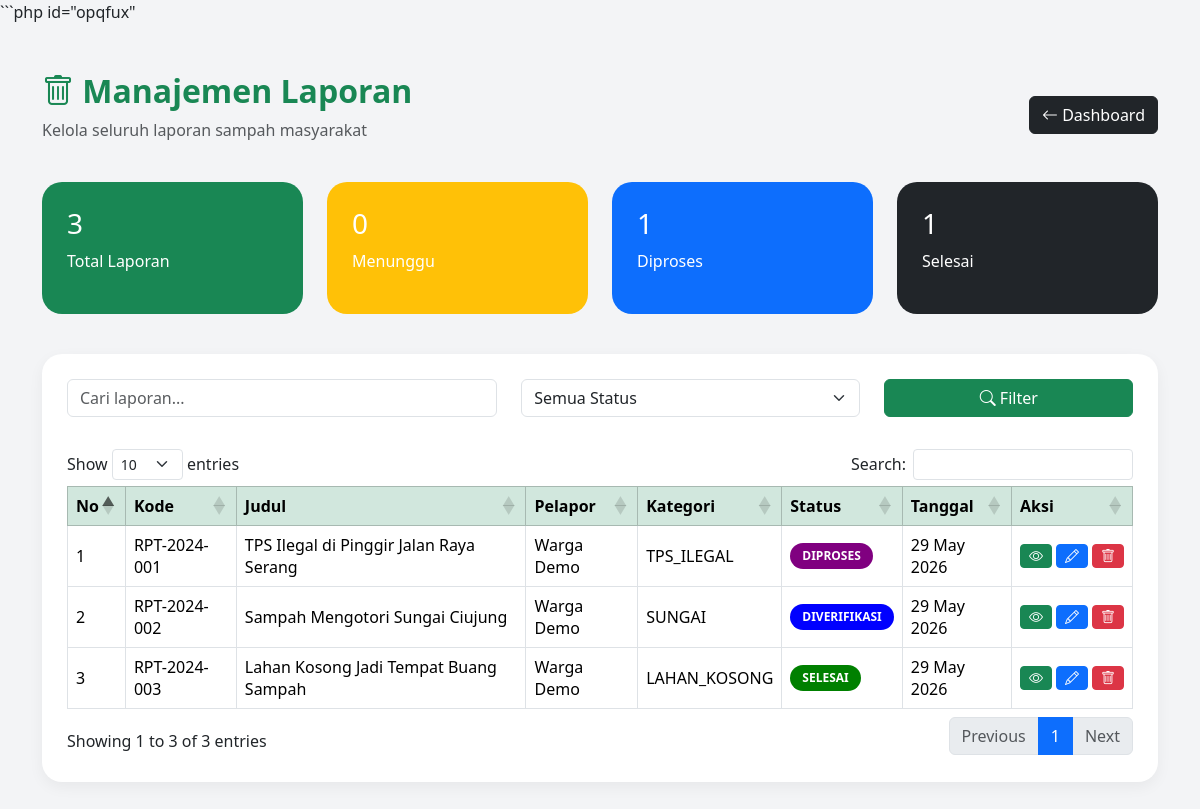
Page /admin/laporan.php (signed in) on the committed database.
### tables this page shows
CREATE TABLE laporan (
    id INT AUTO_INCREMENT PRIMARY KEY,
    kode_laporan VARCHAR(20) UNIQUE NOT NULL,
    user_id INT NOT NULL,
    judul VARCHAR(200) NOT NULL,
    deskripsi TEXT NOT NULL,
    kategori ENUM('TPS_ILEGAL','SAMPAH_JALAN','SUNGAI','LAHAN_KOSONG','FASILITAS_UMUM','LAINNYA') NOT NULL,
    tingkat_urgensi ENUM('rendah','sedang','tinggi','darurat') DEFAULT 'sedang',
     
    alamat_lengkap TEXT NOT NULL,
    kelurahan VARCHAR(100),
    kecamatan VARCHAR(100),
    kota VARCHAR(100),
    provinsi VARCHAR(100),
    latitude DECIMAL(10,8) NOT NULL,
    longitude DECIMAL(11,8) NOT NULL,
     
    status ENUM('menunggu','diverifikasi','diproses','selesai','ditolak') DEFAULT 'menunggu',
     
    jumlah_like INT DEFAULT 0,
    jumlah_komentar INT DEFAULT 0,
    is_anonim TINYINT(1) DEFAULT 0,
    created_at TIMESTAMP DEFAULT CURRENT_TIMESTAMP,
    updated_at TIMESTAMP DEFAULT CURRENT_TIMESTAMP ON UPDATE CURRENT_TIMESTAMP,
    FOREIGN KEY (user_id) REFERENCES users(id) ON DELETE CASCADE
);

CREATE TABLE users (
    id INT AUTO_INCREMENT PRIMARY KEY,
    nama_lengkap VARCHAR(100) NOT NULL,
    email VARCHAR(100) UNIQUE NOT NULL,
    no_hp VARCHAR(20) NOT NULL,
    password VARCHAR(255) NOT NULL,
    nik VARCHAR(20) UNIQUE,
    alamat TEXT,
    foto_profil VARCHAR(255) DEFAULT 'default.png',
    role ENUM('warga','admin','petugas') DEFAULT 'warga',
    status ENUM('aktif','nonaktif','pending') DEFAULT 'aktif',
    token_reset VARCHAR(255) NULL,
    token_verifikasi VARCHAR(255) NULL,
    email_verified TINYINT(1) DEFAULT 0,
    created_at TIMESTAMP DEFAULT CURRENT_TIMESTAMP,
    updated_at TIMESTAMP DEFAULT CURRENT_TIMESTAMP ON UPDATE CURRENT_TIMESTAMP
);

### admin/laporan.php (the view, shortened to what this page needs)
<?php
$db = getDB();
$search = $_GET['search'] ?? '';
$sql = "
SELECT
    laporan.*,
    users.nama_lengkap
FROM laporan
JOIN users ON users.id = laporan.user_id
WHERE 1=1
";
$params = [];
$sql .= " ORDER BY laporan.created_at DESC";
$stmt = $db->prepare($sql);
$stmt->execute($params);
$laporan = $stmt->fetchAll();
$total = $db->query("SELECT COUNT(*) FROM laporan")->fetchColumn();
$menunggu = $db->query("SELECT COUNT(*) FROM laporan WHERE status='menunggu'")->fetchColumn();
$diproses = $db->query("SELECT COUNT(*) FROM laporan WHERE status='diproses'")->fetchColumn();
$selesai = $db->query("SELECT COUNT(*) FROM laporan WHERE status='selesai'")->fetchColumn();
?>
<!DOCTYPE html>
<html lang="id">
<head>
    <link href="https://cdn.jsdelivr.net/npm/bootstrap@5.3.3/dist/css/bootstrap.min.css" rel="stylesheet">
    <link rel="stylesheet"
    href="https://cdn.datatables.net/1.13.8/css/dataTables.bootstrap5.min.css">
    <link rel="stylesheet"
    href="https://cdn.jsdelivr.net/npm/bootstrap-icons@1.11.3/font/bootstrap-icons.min.css">
</head>
<body>
<div class="container py-5">
    <div class="d-flex justify-content-between align-items-center mb-4">
        <div>
            <h2 class="fw-bold text-success">
                <i class="bi bi-trash"></i>
                Manajemen Laporan
            </h2>
            <p class="text-muted">
                Kelola seluruh laporan sampah masyarakat
            </p>
        </div>
        <a href="../dashboard.php" class="btn btn-dark">
            <i class="bi bi-arrow-left"></i>
            Dashboard
        </a>
    </div>
    <div class="row mb-4">
        <div class="col-md-3 mb-3">
            <div class="card-stat bg-success">
                <h3><?= $total; ?></h3>
                <p>Total Laporan</p>
            </div>
        </div>
        <div class="col-md-3 mb-3">
            <div class="card-stat bg-warning">
                <h3><?= $menunggu; ?></h3>
                <p>Menunggu</p>
            </div>
        </div>
        <div class="col-md-3 mb-3">
            <div class="card-stat bg-primary">
                <h3><?= $diproses; ?></h3>
                <p>Diproses</p>
            </div>
        </div>
        <div class="col-md-3 mb-3">
            <div class="card-stat bg-dark">
                <h3><?= $selesai; ?></h3>
                <p>Selesai</p>
            </div>
        </div>
    </div>
    <div class="table-container">
        <form method="GET" class="row mb-4">
            <div class="col-md-5 mb-2">
                <input type="text"
                name="search"
                class="form-control"
                placeholder="Cari laporan..."
                value="<?= htmlspecialchars($search); ?>">
            </div>
            <div class="col-md-4 mb-2">
                <select name="status" class="form-select">
                    <option value="">Semua Status</option>
                </select>
            </div>
            <div class="col-md-3 mb-2">
                <button class="btn btn-success w-100">
                    <i class="bi bi-search"></i>
                    Filter
                </button>
            </div>
        </form>
        <div class="table-responsive">
            <table id="tableLaporan"
            class="table table-bordered table-hover align-middle">
                <thead class="table-success">
                    <tr>
                        <th>No</th>
                        <th>Kode</th>
                        <th>Judul</th>
                        <th>Pelapor</th>
                        <th>Kategori</th>
                        <th>Status</th>
                        <th>Tanggal</th>
                        <th>Aksi</th>
                    </tr>
                </thead>
                <tbody>
                    <?php foreach($laporan as $i => $row): ?>
                        <tr>
                            <td><?= $i + 1; ?></td>
                            <td>
                                <?= $row['kode_laporan']; ?>
                            </td>
                            <td>
                                <?= htmlspecialchars($row['judul']); ?>
                            </td>
                            <td>
                                <?= htmlspecialchars($row['nama_lengkap']); ?>
                            </td>
                            <td>
                                <?= $row['kategori']; ?>
                            </td>
                            <td>
                                <span class="badge badge-status <?= $row['status']; ?> text-white">
                                    <?= strtoupper($row['status']); ?>
                                </span>
                            </td>
                            <td>
                                <?= date('d M Y', strtotime($row['created_at'])); ?>
                            </td>
                            <td>
                                <div class="d-flex gap-1">
                                    <a href="detail-laporan.php?id=<?= $row['id']; ?>"
                                    class="btn btn-success btn-sm">
                                        <i class="bi bi-eye"></i>
                                    </a>
                                    <a href="edit-status.php?id=<?= $row['id']; ?>"
                                    class="btn btn-primary btn-sm">
                                        <i class="bi bi-pencil"></i>
                                    </a>
                                    <a href="hapus-laporan.php?id=<?= $row['id']; ?>"
                                    class="btn btn-danger btn-sm"
                                    onclick="return confirm('Hapus laporan ini?')">
                                        <i class="bi bi-trash"></i>
                                    </a>
                                </div>
                            </td>
                        </tr>
                    <?php endforeach; ?>
                </tbody>
            </table>
        </div>
    </div>
</div>
</body>
</html>

### admin/laporan.php (style rules this page uses)
body { background:#f3f4f6; }
.card-stat { border:none; border-radius:20px; color:white; padding:25px; }
.table-container { background:white; border-radius:20px; padding:25px; box-shadow:0 5px 15px rgba(0,0,0,0.05); }
.badge-status { padding:7px 12px; border-radius:20px; font-size:12px; }
.diverifikasi { background:blue; }
.diproses { background:purple; }
.selesai { background:green; }

### rows in the picture
laporan: kode_laporan "RPT-2024-001", judul "TPS Ilegal di Pinggir Jalan Raya Serang", user.nama_lengkap "Warga Demo", kategori "TPS_ILEGAL", status "DIPROSES", created_at "29 May 2026"
laporan: kode_laporan "RPT-2024-002", judul "Sampah Mengotori Sungai Ciujung", user.nama_lengkap "Warga Demo", kategori "SUNGAI", status "DIVERIFIKASI", created_at "29 May 2026"
laporan: kode_laporan "RPT-2024-003", judul "Lahan Kosong Jadi Tempat Buang Sampah", user.nama_lengkap "Warga Demo", kategori "LAHAN_KOSONG", status "SELESAI", created_at "29 May 2026"

### other values in the picture
$total "3"
$menunggu "0"
$diproses "1"
$selesai "1"
